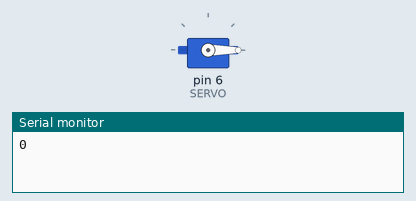
Simulated run of this sketch. Board: Arduino Uno, built with avr-gcc and run on an emulated ATmega328P. On the bench: servo, the last lines printed to the serial monitor.

Above: at 0.05 s.
At 2.5 s:
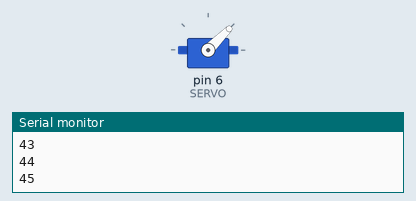
At 4.95 s:
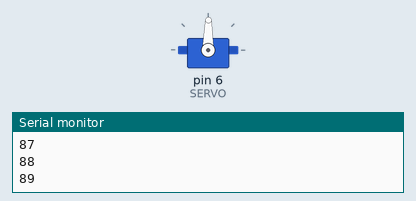
At 9.85 s:
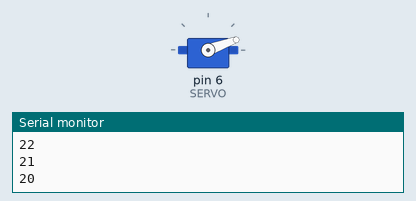
Timing chart, 0 to 15.6 s (numbered marks = the images above):
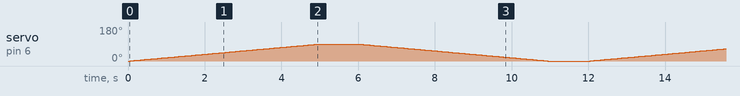

The sketch:

_servo_motor.ino
```cpp
#include <Servo.h>

#define SERVO 6 // Porta Digital 6 PWM

Servo s; // Variável Servo
int pos; // Posição Servo

void setup ()
{
  s.attach(SERVO);
  Serial.begin(9600);
  s.write(0);
}

void loop()
{
  for (pos = 0; pos < 90; pos++)
  {
    s.write(pos);
    Serial.println(pos);
    delay(5000/90);
  }
  delay(1000);
  for (pos = 90; pos >= 0; pos--)
  {
    s.write(pos);
    Serial.println(pos);
    delay(5000/90);
  }
  delay(1000);
}
```
